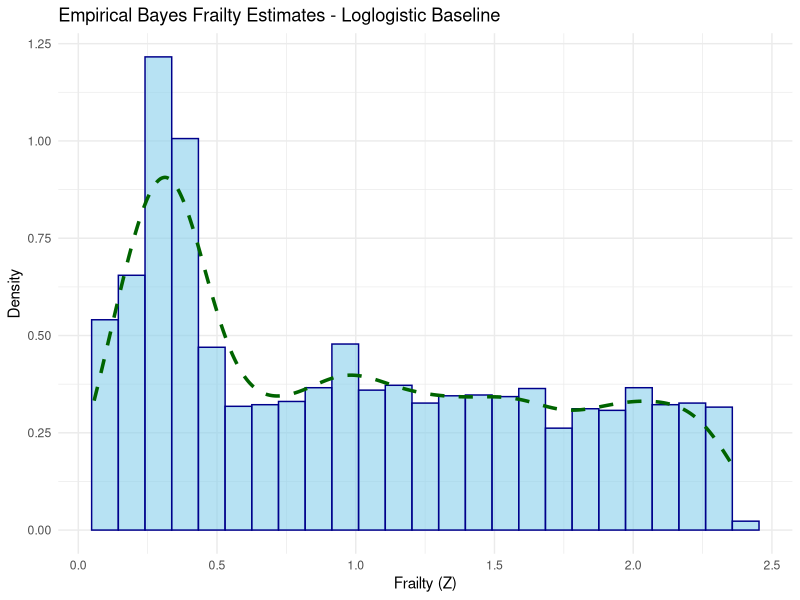
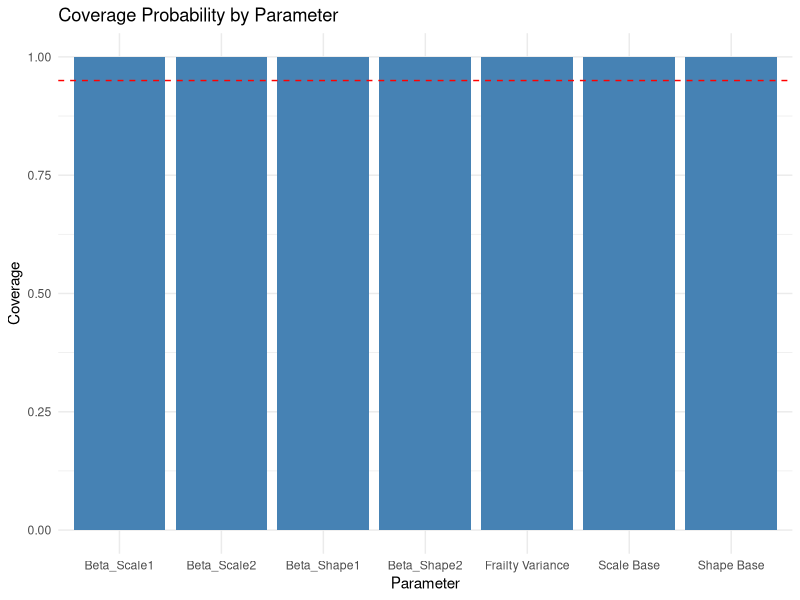
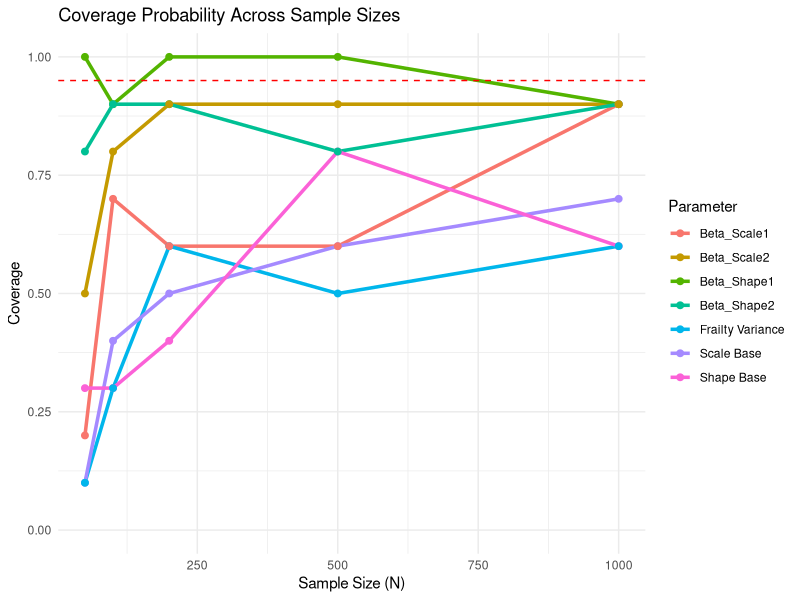

Reproduce these figures in R, in order.
## ---- chunk 1
knitr::opts_chunk$set(echo = TRUE, warning = FALSE, message = FALSE)
library(survival)
library(tidyverse)
library(kableExtra)
## ---- chunk 2
set.seed(2025)

n <- 5000
shape_base <- rexp(1, 1)
scale_base <- rexp(1, 1)
frailty_variance <- rgamma(1, shape = 2, rate = 2)
beta_shape <- rnorm(2)
beta_scale <- rnorm(2)

cov_df <- tibble(
  X1 = rbinom(n, 1, 0.5),
  X2 = rnorm(n)
)

alpha_gamma_sim <- 1 / frailty_variance
Z <- rgamma(n, shape = alpha_gamma_sim, rate = alpha_gamma_sim)

X <- as.matrix(cov_df)
shape_ind <- exp(log(shape_base) + X %*% beta_shape)
scale_ind <- exp(log(scale_base) + X %*% beta_scale)

U <- runif(n)
times <- scale_ind * (U^(-1 / Z) - 1)^(1 / shape_ind)

cens_times <- rexp(n, rate = 0.05)
observed_times <- pmin(times, cens_times)
event <- as.numeric(times <= cens_times)
## ---- chunk 3
loglogistic_frailty_cov_loglik <- function(params, times, event, X) {
  shape_base <- params[1]; scale_base <- params[2]; frailty_var <- params[3]
  p <- ncol(X)
  beta_shape <- params[4:(3 + p)]
  beta_scale <- params[(4 + p):(3 + 2 * p)]

  if (any(c(shape_base, scale_base, frailty_var) <= 0)) return(Inf)

  alpha_gamma <- 1 / frailty_var
  shape_ind <- exp(log(shape_base) + X %*% beta_shape)
  scale_ind <- exp(log(scale_base) + X %*% beta_scale)
  H0 <- -log(1 / (1 + (times / scale_ind)^shape_ind))
  h0 <- ((shape_ind / scale_ind) * (times / scale_ind)^(shape_ind - 1)) /
    (1 + (times / scale_ind)^shape_ind)
  S <- (1 + H0 / alpha_gamma)^(-alpha_gamma)
  h <- h0 / (1 + H0 / alpha_gamma)

  if (any(S <= 0) || any(event == 1 & h <= 0)) return(Inf)
  -sum(event * (log(h) + log(S)) + (1 - event) * log(S))
}
## ---- chunk 4
alpha <- 0.05
p <- ncol(X)
init_params <- c(0.1, 0.1, 0.3, rep(0, 2 * p))

opt <- optim(init_params, loglogistic_frailty_cov_loglik,
             times = observed_times, event = event, X = X,
             method = "L-BFGS-B",
             lower = c(0.001, 0.001, 0.01, rep(-Inf, 2 * p)),
             hessian = TRUE)

est <- opt$par
vcov_mat <- solve(opt$hessian)
se <- sqrt(diag(vcov_mat))
z_val <- qnorm(1 - alpha / 2)

param_names <- c("Shape Base", "Scale Base", "Frailty Variance",
                 paste0("Beta_Shape", 1:p), paste0("Beta_Scale", 1:p))
true_values <- c(shape_base, scale_base, frailty_variance, beta_shape, beta_scale)

ci <- data.frame(
  Parameter = param_names,
  Lower = est - z_val * se,
  `True Values` = true_values,
  Upper = est + z_val * se,
  CI = ifelse(true_values >= (est - z_val * se) &
                true_values <= (est + z_val * se), "Yes", "No"),
  Estimate = est,
  SE = se
)

kbl(ci, align = 'lccccc', digits = 3) %>%
  kableExtra::kable_styling(full_width = FALSE,
                            bootstrap_options = c("striped", "hover", "condensed"))
## ---- chunk 5
EB_frailty_loglogistic <- function(params, times, event, X) {
  shape_base <- params[1]; scale_base <- params[2]; frailty_var <- params[3]
  p <- ncol(X)
  beta_shape <- params[4:(3 + p)]
  beta_scale <- params[(4 + p):(3 + 2 * p)]

  alpha <- 1 / frailty_var
  shape_ind <- exp(log(shape_base) + X %*% beta_shape)
  scale_ind <- exp(log(scale_base) + X %*% beta_scale)
  H0 <- -log(1 / (1 + (times / scale_ind)^shape_ind))
  (alpha + event) / (alpha + H0)
}

frailty_est <- EB_frailty_loglogistic(est, observed_times, event, X)

ggplot(data.frame(frailty = frailty_est), aes(x = frailty)) +
  geom_histogram(aes(y = after_stat(density)), bins = 25,
                 fill = "skyblue", color = "darkblue", alpha = 0.6) +
  geom_density(linetype = "dashed", color = "darkgreen", linewidth = 1.2) +
  labs(title = "Empirical Bayes Frailty Estimates - Loglogistic Baseline",
       x = "Frailty (Z)", y = "Density") +
  theme_minimal()
## ---- chunk 6
coverage_study <- function(n_sim = 500, n = 5000, alpha = 0.05) {
  cover_results <- matrix(NA, nrow = n_sim, ncol = length(true_values))
  colnames(cover_results) <- param_names
  ci_records <- list()

  for (sim in 1:n_sim) {
    if (interactive()) cat("Running simulation", sim, "of", n_sim, "\n")

    Z <- rgamma(n, shape = 1 / frailty_variance, rate = 1 / frailty_variance)
    X <- as.matrix(cov_df)
    shape_ind <- exp(log(shape_base) + X %*% beta_shape)
    scale_ind <- exp(log(scale_base) + X %*% beta_scale)
    U <- runif(n)
    times <- scale_ind * (U^(-1 / Z) - 1)^(1 / shape_ind)
    cens_times <- rexp(n, rate = 0.05)
    obs_times <- pmin(times, cens_times)
    event <- as.numeric(times <= cens_times)

    init_params <- c(0.1, 0.1, 0.3, rep(0, 2 * ncol(X)))
    opt <- tryCatch(
      optim(init_params, loglogistic_frailty_cov_loglik,
            times = obs_times, event = event, X = X,
            method = "L-BFGS-B",
            lower = c(0.001, 0.001, 0.01, rep(-Inf, 2 * ncol(X))),
            hessian = TRUE),
      error = function(e) NULL
    )
    if (is.null(opt) || !is.finite(opt$value)) next

    est <- opt$par
    vcov_mat <- tryCatch(solve(opt$hessian), error = function(e) NULL)
    if (is.null(vcov_mat)) next

    se <- sqrt(diag(vcov_mat))
    z_val <- qnorm(1 - alpha / 2)
    lower <- est - z_val * se
    upper <- est + z_val * se

    cover_results[sim, ] <- (true_values >= lower) & (true_values <= upper)

    ci_df <- data.frame(Parameter = param_names,
                        Lower = lower, Estimate = est, Upper = upper,
                        True = true_values, Sim = sim)
    ci_records[[sim]] <- ci_df
  }

  cover_results <- cover_results[complete.cases(cover_results), ]
  coverage <- colMeans(cover_results)
  ci_all <- do.call(rbind, ci_records)
  list(coverage = coverage, ci_data = ci_all)
}

set.seed(123)
coverage <- coverage_study(n_sim = 5)
## ---- chunk 7
print(coverage)
coverage_df <- data.frame(Parameter = names(coverage$coverage),
                          Coverage = round(coverage$coverage, 3))
ggplot(coverage_df, aes(x = Parameter, y = Coverage)) +
  geom_col(fill = "steelblue") +
  geom_hline(yintercept = 0.95, linetype = "dashed", color = "red") +
  ylim(0, 1) +
  labs(title = "Coverage Probability by Parameter",
       y = "Coverage", x = "Parameter") +
  theme_minimal()
## ---- chunk 8
coverage_study_multiN <- function(N_values = c(200, 500, 1000, 2000),
                                  n_sim = 200, alpha = 0.05) {
  results_list <- list()
  ci_funnel_list <- list()

  for (N in N_values) {
    if (interactive()) cat("Running simulations for N =", N, "\n")
    cov_res <- coverage_study(n_sim = n_sim, n = N, alpha = alpha)
    coverage <- cov_res$coverage
    ci_data <- cov_res$ci_data
    ci_data$N <- N

    df_cov <- data.frame(Parameter = names(coverage),
                         Coverage = as.numeric(coverage), N = N)
    results_list[[as.character(N)]] <- df_cov
    ci_funnel_list[[as.character(N)]] <- ci_data
  }

  results_df <- do.call(rbind, results_list)
  ci_funnel_df <- do.call(rbind, ci_funnel_list)
  list(coverage_df = results_df, ci_funnel_df = ci_funnel_df)
}

set.seed(123)
N_values <- c(50, 100, 200, 500, 1000)
coverage_multiN <- coverage_study_multiN(N_values = N_values,
                                         n_sim = 10, alpha = 0.05)
## ---- chunk 9
ggplot(coverage_multiN$coverage_df,
       aes(x = N, y = Coverage, color = Parameter, group = Parameter)) +
  geom_line(size = 1.2) +
  geom_point(size = 2) +
  geom_hline(yintercept = 0.95, linetype = "dashed", color = "red") +
  ylim(0, 1) +
  labs(title = "Coverage Probability Across Sample Sizes",
       x = "Sample Size (N)", y = "Coverage") +
  theme_minimal()
